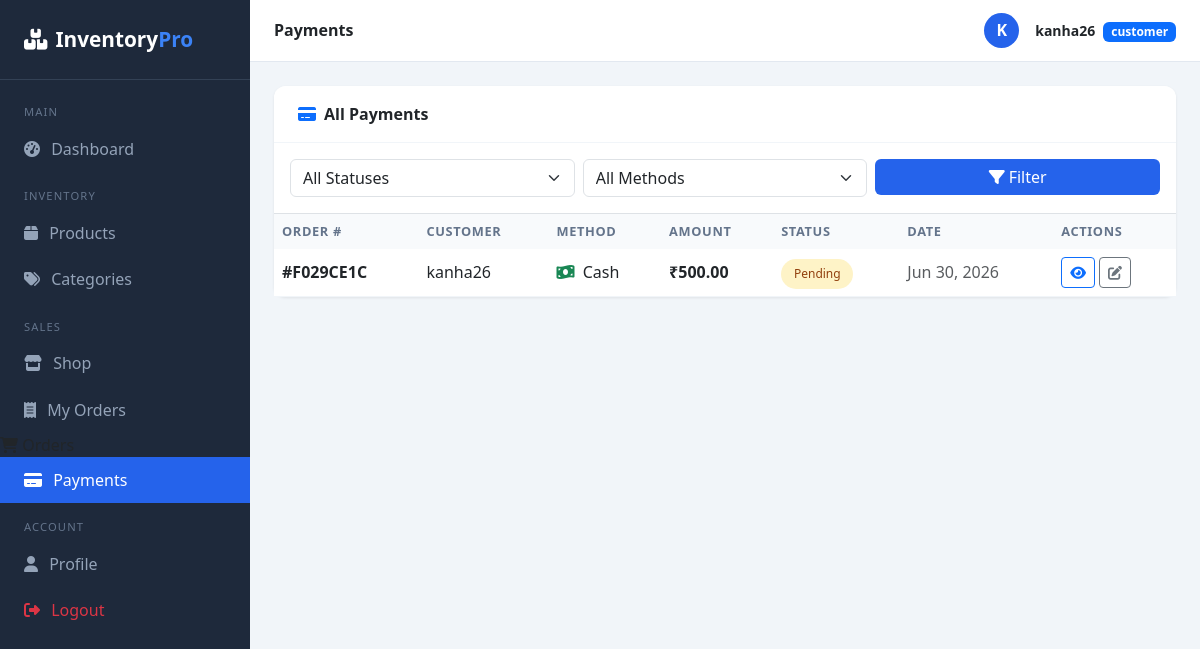
/payments/ (signed in), run on the app's committed database.
### accounts/models.py (models this page shows, shortened)
class User(AbstractUser):
    class Role(models.TextChoices):
        ADMIN = "admin", "Admin"
        STAFF = "staff", "Staff"
        CUSTOMER = "customer", "Customer"
    role = models.CharField(max_length=20, choices=Role.choices, default=Role.CUSTOMER)
    email = models.EmailField(unique=True)
    phone = models.CharField(max_length=15, blank=True)
    profile_photo = models.ImageField(upload_to="profiles/", blank=True, null=True)
    address = models.TextField(blank=True)

### payments/models.py (models this page shows, shortened)
class Payment(models.Model):
    class Method(models.TextChoices):
        CASH = "cash", "Cash"
        CARD = "card", "Card"
        UPI = "upi", "UPI"
        BANK_TRANSFER = "bank_transfer", "Bank Transfer"
    class Status(models.TextChoices):
        PENDING = "pending", "Pending"
        PAID = "paid", "Paid"
        FAILED = "failed", "Failed"
        REFUNDED = "refunded", "Refunded"
    order = models.OneToOneField(
        Order,
        on_delete=models.CASCADE,
        related_name="payment"
    )
    method = models.CharField(
        max_length=20,
        choices=Method.choices,
        default=Method.CASH
    )
    status = models.CharField(
        max_length=20,
        choices=Status.choices,
        default=Status.PENDING
    )
    amount = models.DecimalField(max_digits=12, decimal_places=2)
    transaction_id = models.CharField(max_length=100, blank=True)
    notes = models.TextField(blank=True)
    paid_at = models.DateTimeField(null=True, blank=True)
    created_at = models.DateTimeField(auto_now_add=True)
    updated_at = models.DateTimeField(auto_now=True)

### orders/models.py (models this page shows, shortened)
class Order(models.Model):
    class Status(models.TextChoices):
        PENDING = "pending", "Pending"
        PROCESSING = "processing", "Processing"
        SHIPPED = "shipped", "Shipped"
        DELIVERED = "delivered", "Delivered"
        CANCELLED = "cancelled", "Cancelled"
    order_number = models.CharField(max_length=20, unique=True, editable=False)
    customer = models.ForeignKey(
        User,
        on_delete=models.SET_NULL,
        null=True,
        related_name="customer_orders"
    )
    customer_name = models.CharField(max_length=200)
    customer_email = models.EmailField()
    customer_phone = models.CharField(max_length=15, blank=True)
    shipping_address = models.TextField()
    status = models.CharField(
        max_length=20,
        choices=Status.choices,
        default=Status.PENDING
    )
    total_amount = models.DecimalField(max_digits=12, decimal_places=2, default=0)
    notes = models.TextField(blank=True)
    created_by = models.ForeignKey(
        User,
        on_delete=models.SET_NULL,
        null=True,
        blank=True,
        related_name="orders_created"
    )
    created_at = models.DateTimeField(auto_now_add=True)
    updated_at = models.DateTimeField(auto_now=True)

### payments/views.py (the view)
# urls.py: path("", views.payment_list, name="payment_list"),
@login_required
def payment_list(request):
    payments = Payment.objects.all().select_related("order").order_by("-created_at")
    status = request.GET.get("status", "")
    method = request.GET.get("method", "")
    if status:
        payments = payments.filter(status=status)
    if method:
        payments = payments.filter(method=method)
    context = {
        "payments": payments,
        "selected_status": status,
        "selected_method": method,
        "status_choices": Payment.Status.choices,
        "method_choices": Payment.Method.choices,
    }
    return render(request, "payments/payment_list.html", context)

### inventory_project/templates/payments/payment_list.html (shortened to what this page needs)
{% extends 'base.html' %}
{% block page_title %}Payments{% endblock %}
{% block content %}
<div class="card">
  <div class="card-header">
    <i class="fas fa-credit-card me-2 text-primary"></i>All Payments
  </div>
  <div class="card-body border-bottom">
    <form method="get" class="row g-2">
      <div class="col-md-4">
        <select name="status" class="form-select">
          <option value="">All Statuses</option>
        </select>
      </div>
      <div class="col-md-4">
        <select name="method" class="form-select">
          <option value="">All Methods</option>
        </select>
      </div>
      <div class="col-md-4">
        <button class="btn btn-primary w-100"><i class="fas fa-filter me-1"></i>Filter</button>
      </div>
    </form>
  </div>
  <div class="card-body p-0">
    <table class="table mb-0">
      <thead>
        <tr>
          <th>Order #</th><th>Customer</th><th>Method</th>
          <th>Amount</th><th>Status</th><th>Date</th><th>Actions</th>
        </tr>
      </thead>
      <tbody>
        {% for payment in payments %}
        <tr>
          <td><strong>#{{ payment.order.order_number }}</strong></td>
          <td>{{ payment.order.customer_name }}</td>
          <td>
            {% if payment.method == 'cash' %}<i class="fas fa-money-bill-wave text-success me-1"></i>{% endif %}
            {{ payment.get_method_display }}
          </td>
          <td class="fw-semibold">₹{{ payment.amount }}</td>
          <td><span class="badge-{{ payment.status }}">{{ payment.get_status_display }}</span></td>
          <td class="text-muted">{{ payment.created_at|date:"M d, Y" }}</td>
          <td>
            <a href="{% url 'payment_detail' payment.pk %}" class="btn btn-sm btn-outline-primary">
              <i class="fas fa-eye"></i>
            </a>
            <a href="{% url 'payment_edit' payment.pk %}" class="btn btn-sm btn-outline-secondary">
              <i class="fas fa-edit"></i>
            </a>
          </td>
        </tr>
        {% empty %}
        <tr><td colspan="7" class="text-center text-muted py-4">No payments recorded yet.</td></tr>
        {% endfor %}
      </tbody>
    </table>
  </div>
</div>
{% endblock %}

### inventory_project/templates/base.html (shortened to what this page needs)
<!DOCTYPE html>
<html lang="en">
<head>
  <link href="https://cdn.jsdelivr.net/npm/bootstrap@5.3.0/dist/css/bootstrap.min.css" rel="stylesheet">
  <link href="https://cdnjs.cloudflare.com/ajax/libs/font-awesome/6.4.0/css/all.min.css" rel="stylesheet">
</head>
<body>
{% if user.is_authenticated %}
<div class="sidebar">
  <div class="sidebar-brand">
    <i class="fas fa-boxes me-2"></i>Inventory<span>Pro</span>
  </div>
  <nav class="mt-2">
    <div class="nav-label">Main</div>
    <a href="{% url 'dashboard' %}" class="nav-link {% if request.resolver_match.url_name == 'dashboard' %}active{% endif %}">
      <i class="fas fa-tachometer-alt"></i> Dashboard</a>
    <div class="nav-label">Inventory</div>
    <a href="{% url 'product_list' %}" class="nav-link {% if 'product' in request.resolver_match.url_name %}active{% endif %}">
      <i class="fas fa-box"></i> Products</a>
    <a href="{% url 'category_list' %}" class="nav-link {% if 'category' in request.resolver_match.url_name %}active{% endif %}">
      <i class="fas fa-tags"></i> Categories</a>
    <div class="nav-label">Sales</div>
    {% if user.role == 'customer' %}
      <a href="{% url 'storefront' %}" class="nav-link {% if request.resolver_match.url_name == 'storefront' %}active{% endif %}">
        <i class="fas fa-store"></i> Shop</a>
      <a href="{% url 'my_orders' %}" class="nav-link {% if request.resolver_match.url_name == 'my_orders' %}active{% endif %}">
        <i class="fas fa-receipt"></i> My Orders</a>
    {% endif %}
        <i class="fas fa-shopping-cart"></i> Orders</a>
      <a href="{% url 'payment_list' %}" class="nav-link {% if 'payment' in request.resolver_match.url_name %}active{% endif %}">
        <i class="fas fa-credit-card"></i> Payments</a>
    <div class="nav-label">Account</div>
    <a href="{% url 'profile' %}" class="nav-link {% if request.resolver_match.url_name == 'profile' %}active{% endif %}">
      <i class="fas fa-user"></i> Profile</a>
    <a href="{% url 'logout' %}" class="nav-link text-danger">
      <i class="fas fa-sign-out-alt"></i> Logout</a>
  </nav>
</div>
<div class="main-content">
  <div class="topbar">
    <h6 class="mb-0 fw-semibold">{% block page_title %}Dashboard{% endblock %}</h6>
    <div class="d-flex align-items-center gap-3">
      {% if user.profile_photo %}
        <img src="{{ user.profile_photo.url }}" class="rounded-circle" width="35" height="35" style="object-fit:cover;">
      {% else %}
        <div style="width:35px;height:35px;background:#2563eb;border-radius:50%;display:flex;align-items:center;justify-content:center;color:#fff;font-weight:700;">
          {{ user.username|first|upper }}
        </div>
      {% endif %}
      <div>
        <span class="fw-semibold small">{{ user.username }}</span>
        <span class="badge bg-primary ms-1 small">{{ user.role }}</span>
      </div>
    </div>
  </div>
  <div class="page-body">
    {% block content %}{% endblock %}
  </div>
</div>
{% else %}
  {% block auth_content %}{% endblock %}
{% endif %}
</body>
</html>

### inventory_project/templates/base.html (style rules this page uses)
:root { --primary: #2563eb; --sidebar-width: 250px; }
body { background: #f1f5f9; font-family: 'Segoe UI', sans-serif; }
.sidebar { width: var(--sidebar-width); background: #1e293b; min-height: 100vh; position: fixed; top: 0; left: 0; z-index: 100; }
.sidebar-brand { padding: 1.5rem; color: #fff; font-size: 1.3rem; font-weight: 700; border-bottom: 1px solid #334155; }
.sidebar-brand span { color: #3b82f6; }
.sidebar .nav-link { color: #94a3b8; padding: .7rem 1.5rem; display: flex; align-items: center; gap: .7rem; transition: all .2s; }
.sidebar .nav-link:hover, .sidebar .nav-link.active { color: #fff; background: #2563eb; }
.sidebar .nav-label { color: #64748b; font-size: .7rem; text-transform: uppercase; letter-spacing: .1em; padding: 1rem 1.5rem .3rem; }
.main-content { margin-left: var(--sidebar-width); }
.topbar { background: #fff; padding: .8rem 1.5rem; border-bottom: 1px solid #e2e8f0; display: flex; justify-content: space-between; align-items: center; position: sticky; top: 0; z-index: 99; }
.page-body { padding: 1.5rem; }
.card { border: none; border-radius: 12px; box-shadow: 0 1px 3px rgba(0,0,0,.08); }
.card-header { background: #fff; border-bottom: 1px solid #f1f5f9; font-weight: 600; border-radius: 12px 12px 0 0 !important; padding: 1rem 1.5rem; }
.badge-pending { background: #fef3c7; color: #92400e; padding: .4rem .8rem; border-radius: 20px; font-size: .75rem; }
.table thead th { background: #f8fafc; font-size: .8rem; text-transform: uppercase; letter-spacing: .05em; color: #64748b; border: none; }
.table td { vertical-align: middle; border-color: #f1f5f9; }
.btn-primary { background: #2563eb; border: none; }

### data on the page
User: username|first "K", username "kanha26", role "customer"
Payment: order.order_number "F029CE1C", order.customer_name "kanha26", method "Cash", amount "500.00", status "Pending", created_at "Jun 30, 2026"
